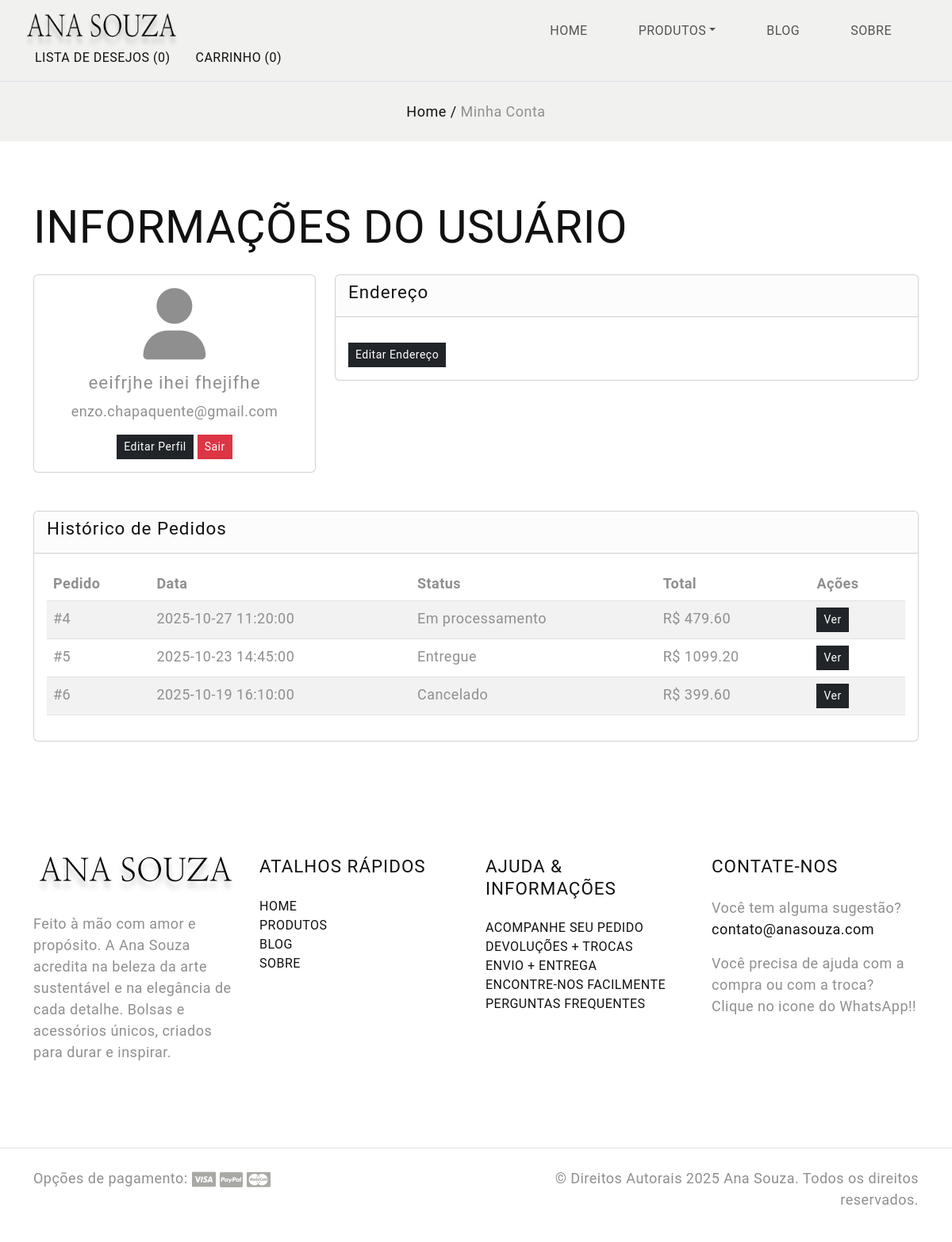
Page /user (signed in) on the earlier database version.
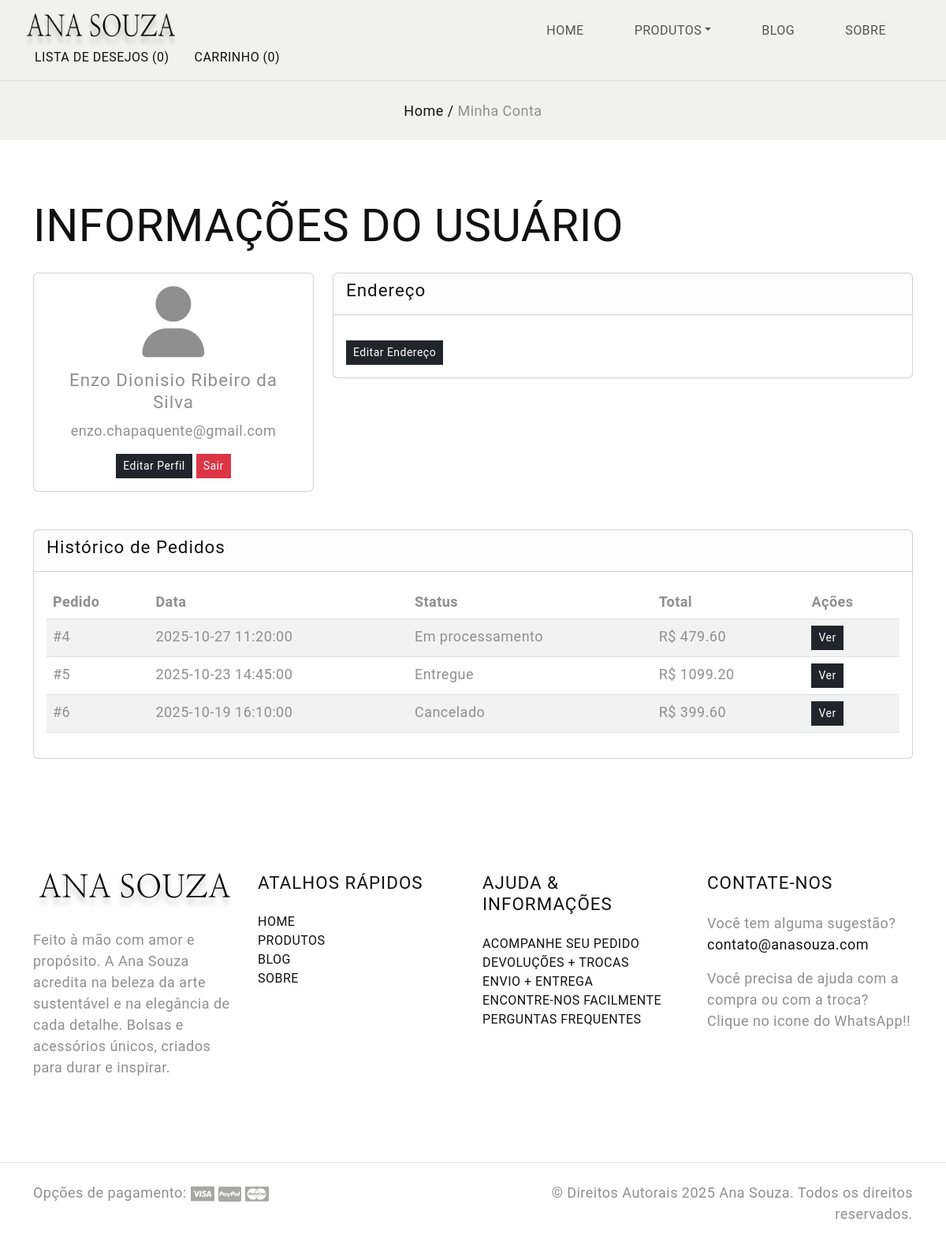
Same page on the later database version.
### app.py (models this page shows)
class Usuario(db.Model):
    id = db.Column(db.Integer, primary_key=True)
    nome = db.Column(db.String(100))
    email = db.Column(db.String(100), unique=True)
    senha = db.Column(db.String(200))
    data_nascimento = db.Column(db.String(10))
    telefone = db.Column(db.String(15))

### app.py (the view)
@app.route('/user')
def user_info():
    user_email = session.get('usuario')
    if not user_email:
        return redirect(url_for('login'))
    user = Usuario.query.filter_by(email=user_email).first()
    if not user:
        return redirect(url_for('login'))
    pedidos = Pedido.query.filter_by(usuario_id=user.id).order_by(Pedido.data.desc()).all()
    return render_template('user_info.html', user=user, pedidos=pedidos)

### app.py (called while the page is built, shortened)
@app.context_processor
def inject_cart_count():
    carrinho = session.get('carrinho', {})
    cart_count = sum(carrinho.values())  # soma todas as quantidades
    return dict(cart_count=cart_count)

@app.context_processor
def inject_cart_data():
    carrinho = session.get('carrinho', {})
    produtos_carrinho = []
    total = 0
    return dict(produtos_carrinho=produtos_carrinho, total=total)

@app.context_processor
def inject_wishlist_count():
    wishlist_count = len(session.get('wishlist', []))
    return dict(wishlist_count=wishlist_count)

    def total(self):
        return sum([item.preco_unitario * item.quantidade for item in self.itens])

### templates/user_info.html (shortened to what this page needs)
<!DOCTYPE html>
<html lang="pt-BR">
<head>
  <link href="https://cdn.jsdelivr.net/npm/bootstrap@5.3.0-alpha3/dist/css/bootstrap.min.css" rel="stylesheet">
  <link rel="stylesheet" href="https://cdnjs.cloudflare.com/ajax/libs/font-awesome/6.4.2/css/all.min.css">
  <link rel="stylesheet" href="{{ url_for('static', filename='css/style.css') }}">
</head>
<body class="homepage">
  {% include 'navbar.html' %}
  <section class="hero-section bg-light py-4">
    <div class="container">
      <div class="row">
        <div class="text-center">
          <div class="breadcrumbs">
            <span class="item"><a href="{{ url_for('home') }}">Home /</a></span>
            <span class="item">Minha Conta</span>
          </div>
        </div>
      </div>
    </div>
  </section>
  <section id="user-info" class="py-5">
    <div class="container">
      <h2 class="section-title text-uppercase mb-4">Informações do Usuário</h2>
      <div class="row">
        <div class="col-md-4 mb-4">
          <div class="card">
            <div class="card-body text-center">
              <i class="fa-solid fa-user fa-5x mb-3"></i>
              <h5 class="card-title">{{ user.nome }}</h5>
              <p class="card-text">{{ user.email }}</p>
              <a href="{{ url_for('edit_profile') }}" class="btn btn-dark btn-sm">Editar Perfil</a>
              <a href="{{ url_for('logout') }}" class="btn btn-danger btn-sm">Sair</a>
            </div>
          </div>
        </div>
        <div class="col-md-8 mb-4">
          <div class="card">
            <div class="card-header">
              <h5>Endereço</h5>
            </div>
            <div class="card-body">
              <a href="{{ url_for('edit_address') }}" class="btn btn-dark btn-sm">Editar Endereço</a>
            </div>
          </div>
        </div>
      </div>
      <div class="row mt-4">
        <div class="col-12">
          <div class="card">
            <div class="card-header">
              <h5>Histórico de Pedidos</h5>
            </div>
            <div class="card-body table-responsive">
              <table class="table table-striped">
                <thead>
                  <tr>
                    <th>Pedido</th>
                    <th>Data</th>
                    <th>Status</th>
                    <th>Total</th>
                    <th>Ações</th>
                  </tr>
                </thead>
                <tbody>
                  {% for pedido in pedidos %}
                  <tr>
                    <td>#{{ pedido.id }}</td>
                    <td>{{ pedido.data }}</td>
                    <td>{{ pedido.status }}</td>
                    <td> R$ {{ "%.2f"|format(pedido.total()) }}</td>
                    <td><a href="{{ url_for('order_details', id=pedido.id) }}" class="btn btn-sm btn-dark">Ver</a></td>
                  </tr>
                  {% else %}
                  <tr>
                    <td colspan="5" class="text-center">Nenhum pedido encontrado</td>
                  </tr>
                  {% endfor %}
                </tbody>
              </table>
            </div>
          </div>
        </div>
      </div>
    </div>
  </section>
  {% include 'footer.html' %}
</body>
</html>

Differences in the rows shown:
changed Usuario "enzo.chapaquente@gmail.com": nome "eeifrjhe ihei fhejifhe" → "Enzo Dionisio Ribeiro da Silva"
